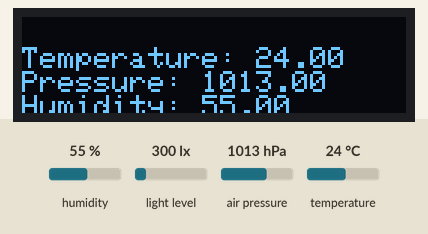
The sketch below on a simulated Arduino Uno, built with avr-gcc and run on an emulated ATmega328P. On the bench: 128×32 one-colour display. The test bench sets the inputs (shaded band); at power-on: humidity 55 %, air pressure 1013 hPa, temperature 24 °C, light level 300 lx. What the sketch prints to the serial monitor is not drawn.

Above: at 3.2 s.
3.3 s: humidity set to 22 %
At 8.3 s:
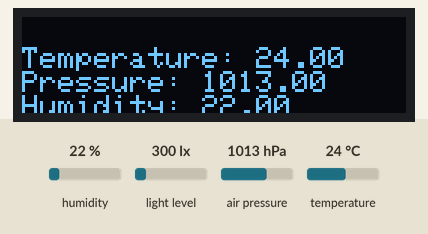
8.6 s: air pressure set to 952 hPa
At 12.6 s:
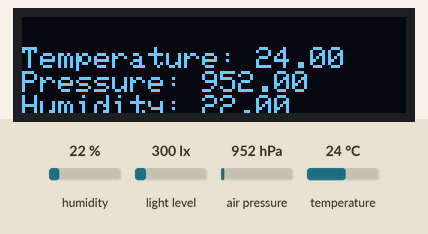
13.6 s: temperature set to 12 °C
At 18.0 s:
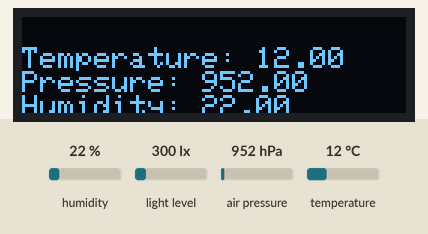
18.7 s: humidity set to 40 %
At 23.4 s:
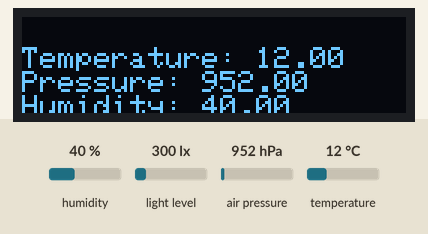
23.7 s: air pressure set to 975 hPa
At 27.7 s:
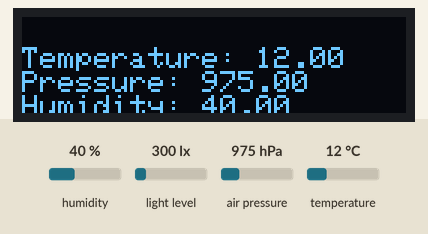
Timing chart, 0 to 29.2 s (numbered marks = the images above; inputs shaded):
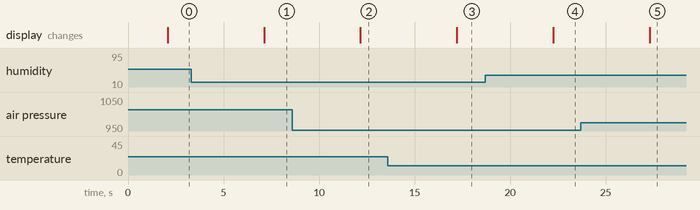

Measured:
- after the input at 3.3 s, the display: changes after 3.8 s (image 1)
- after the input at 8.6 s, the display: changes after 3.6 s (image 2)
- after the input at 13.6 s, the display: changes after 3.6 s (image 3)
- after the input at 18.7 s, the display: changes after 3.6 s (image 4)
- after the input at 23.7 s, the display: changes after 3.6 s (image 5)

The sketch:

bme.ino
```cpp
#include <Wire.h>
#include <BH1750.h>
#include <Adafruit_Sensor.h>
#include <Adafruit_BME280.h>
#include <Adafruit_GFX.h>
#include <Adafruit_SSD1306.h>

#define SCREEN_WIDTH 128 // OLED display width, in pixels
#define SCREEN_HEIGHT 32 // OLED display height, in pixels

Adafruit_SSD1306 display(SCREEN_WIDTH, SCREEN_HEIGHT, &Wire, -1);
Adafruit_BME280 bme;
BH1750 lightMeter;

void setup() {
  Serial.begin(9600);

  if (!bme.begin(0x76)) {
    Serial.println("Could not find a valid BME280 sensor, check wiring!");
    while (1);
  }
  lightMeter.begin();

  if(!display.begin(SSD1306_SWITCHCAPVCC, 0x3C)) { // Address 0x3D for 128x64
    Serial.println(F("SSD1306 allocation failed"));
    for(;;);
  }
  delay(2000);
  display.clearDisplay();

  display.setTextSize(1);
  display.setTextColor(WHITE);
}

void loop() {
  Serial.print("Temperature = ");
  Serial.print(bme.readTemperature());
  Serial.println("*C");

  Serial.print("Pressure = ");
  Serial.print(bme.readPressure() / 100.0F);
  Serial.println("hPa");

  Serial.print("Humidity = ");
  Serial.print(bme.readHumidity());
  Serial.println("%");

  Serial.print("Light = ");
  Serial.print(lightMeter.readLightLevel());
  Serial.println("lux");

  Serial.println();
  display.clearDisplay();

  display.setTextSize(1);
  display.setTextColor(WHITE);
  display.setCursor(0, 10);
  // Display static text
  display.print("Temperature: ");
  display.println(bme.readTemperature());
  display.print("Pressure: ");
  display.println(bme.readPressure() / 100.0F);
  display.print("Humidity: ");
  display.println(bme.readHumidity());
  display.display();

  delay(5000);
}
```
